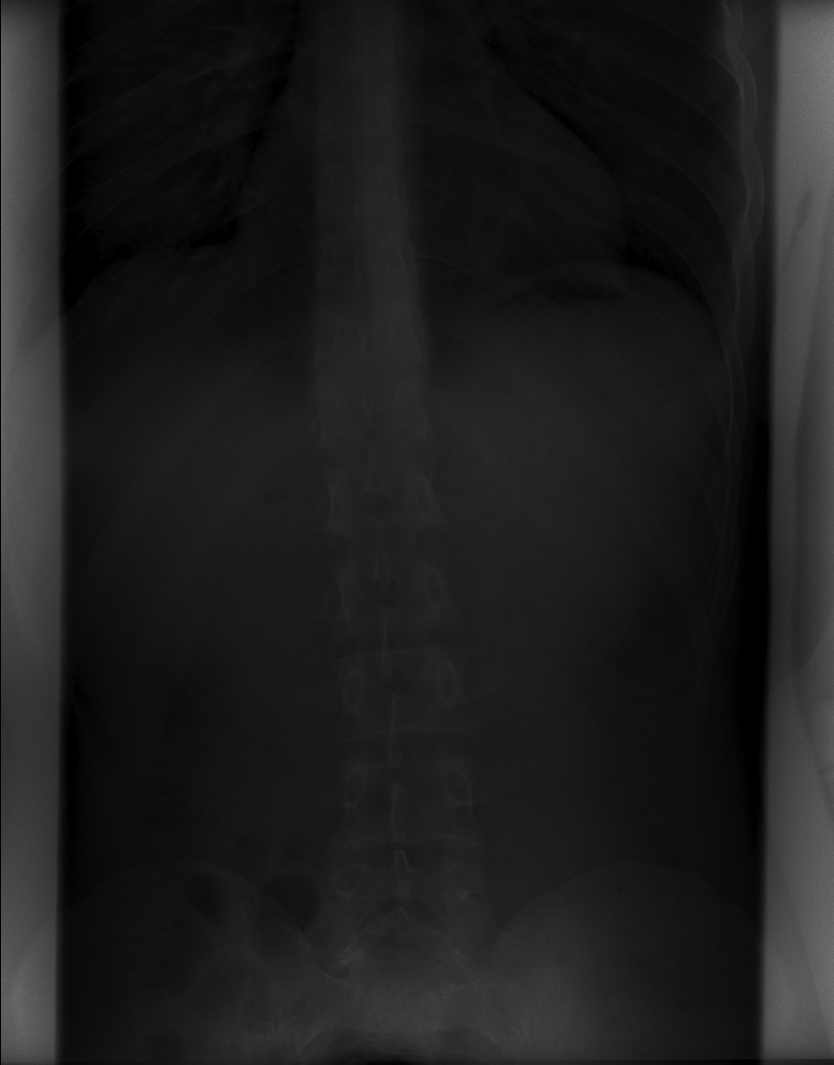
#> input picture images/lab 05.png, 834 x 1065 px
$ jupyter execute 'paim lab 05 combinacion.ipynb'
#> lines starting #> are read from the running program, lines starting #| are printed output that depends on the picture
[cell 1]
import numpy as np
import matplotlib.pyplot as plt
from PIL import Image

[cell 2]
A = Image.open('./images/lab 05.png').convert('L')
A = np.asarray(A)

[cell 3]
print(A.min())
#| 0
print(A.max())
#| 129

[cell 4]
plt.hist(A.ravel(), 50)
#> figure, not shown here; tallest bar 102521 high, from x = 12.9 to 15.48

[cell 5]
plt.hist(A.ravel())
#> figure, not shown here; tallest bar 337678 high, from x = 12.9 to 25.8

[cell 6]
plt.hist(A.ravel(), 255)
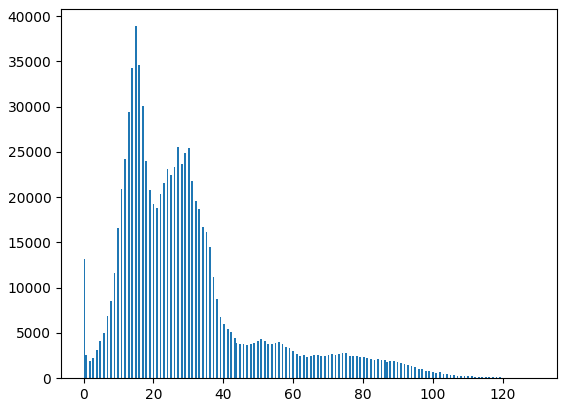
#> figure drawn by matplotlib, 1 panel; tallest bar 38897 high, from x = 14.67 to 15.18

[cell 7]
plt.hist(A.flatten(), 50)

[cell 8]
def normalize_image(g, K=255):
#> called with K = 255
    g = g.astype(np.float64)
    min_g = np.min(g)
#> min_g = 0
    g_m = g - min_g
    max_g_m = np.max(g_m)
#> max_g_m = 129
    g_s = K * g_m / max_g_m
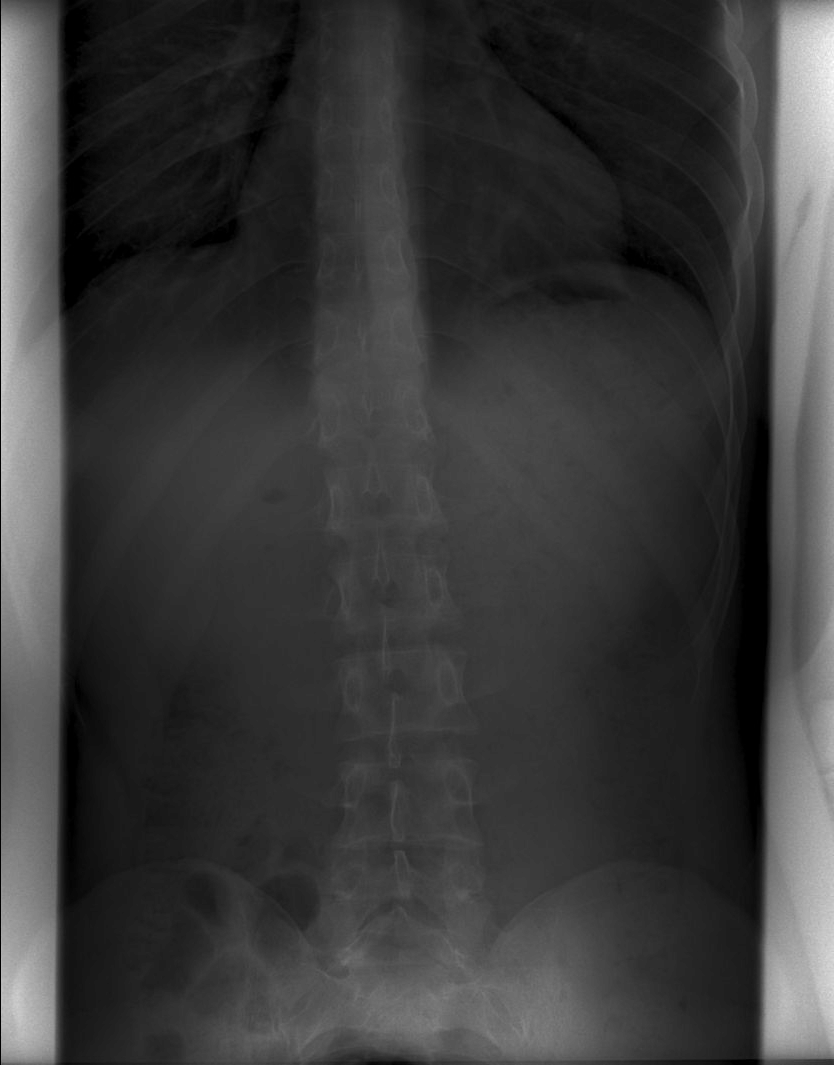
#> g_s: shape (1065, 834) float64; min 0, max 255, mean 58.6
    return g_s

[cell 9]
B = normalize_image(A)

Image.fromarray(B.astype(np.uint8)).save('lab05_B.png')

[cell 10]
plt.hist(B.flatten(), 50)
print(B.min())
#| 0.0
print(B.max())
#| 255.0
#> figure, not shown here; tallest bar 102521 high, from x = 25.5 to 30.6

[cell 11]
C = B ** 0.5
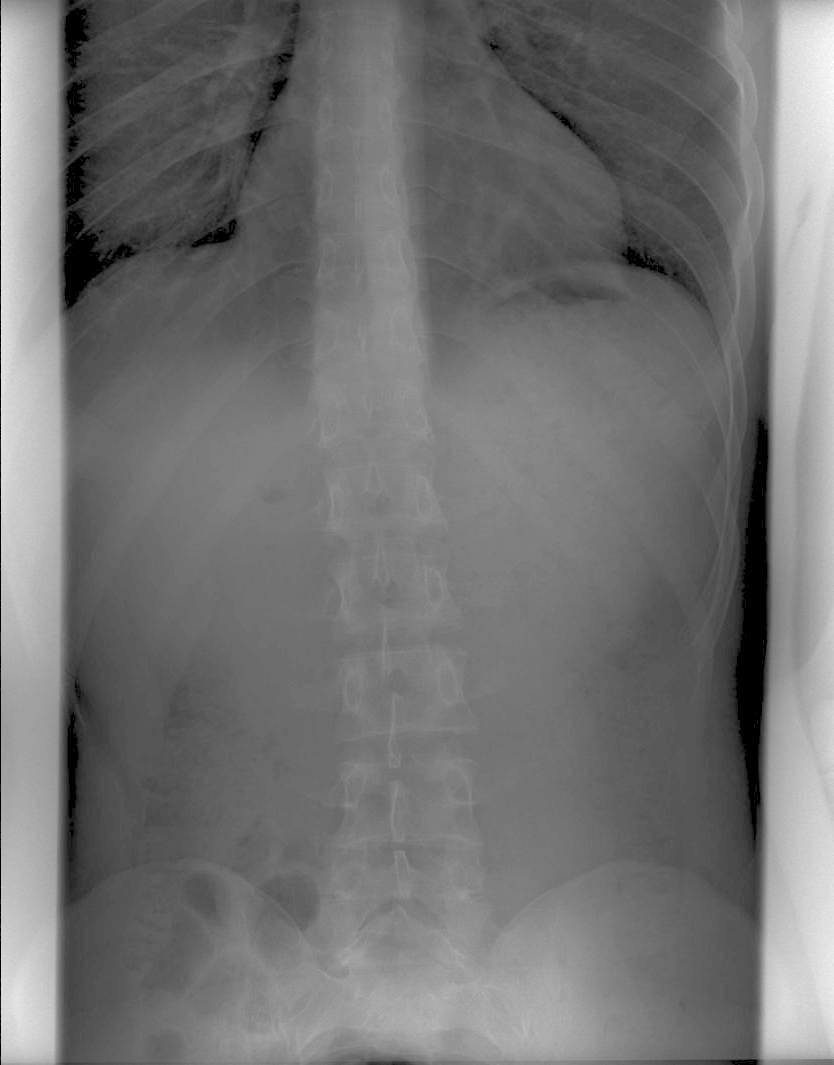
#> C: shape (1065, 834) float64; min 0, max 15.97, mean 7.23; drawn with min black and max white
C = normalize_image(C)
plt.imshow(C, cmap="gray")

Image.fromarray(C.astype(np.uint8)).save("lab05_C.png")
plt.figure()

plt.hist(C.flatten(), 50);
#> figure, not shown here; tallest bar 73508 high, from x = 86.7 to 91.8

[cell 12]
from scipy.ndimage import convolve

kernel = [
    [0, 1, 0],
    [1, -4, 1],
    [0, 1, 0]
]
conv = convolve(C, kernel)
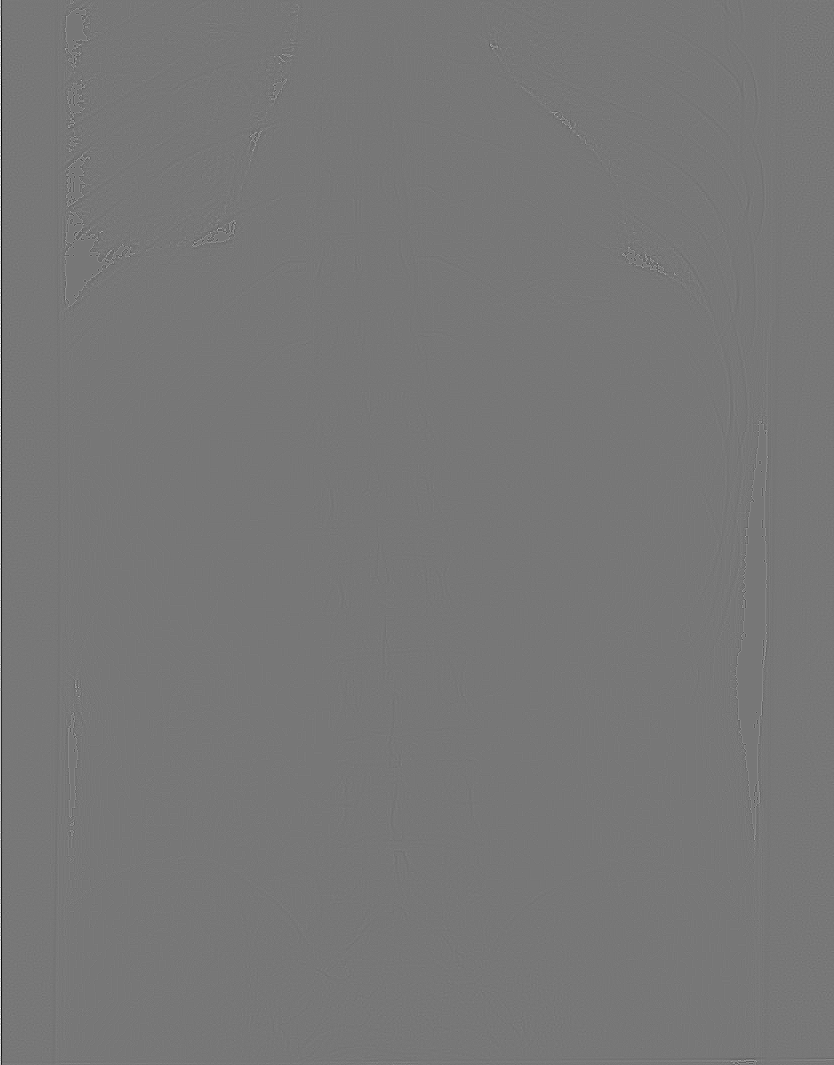
#> conv: shape (1065, 834) float64; min -237.9, max 268.3, mean 0; drawn with min black and max white

D = C - 2 * conv

plt.figure()
plt.imshow(D, cmap="gray")

plt.figure()
plt.hist(D.flatten(), 50);

D = D.clip(-20, 225)
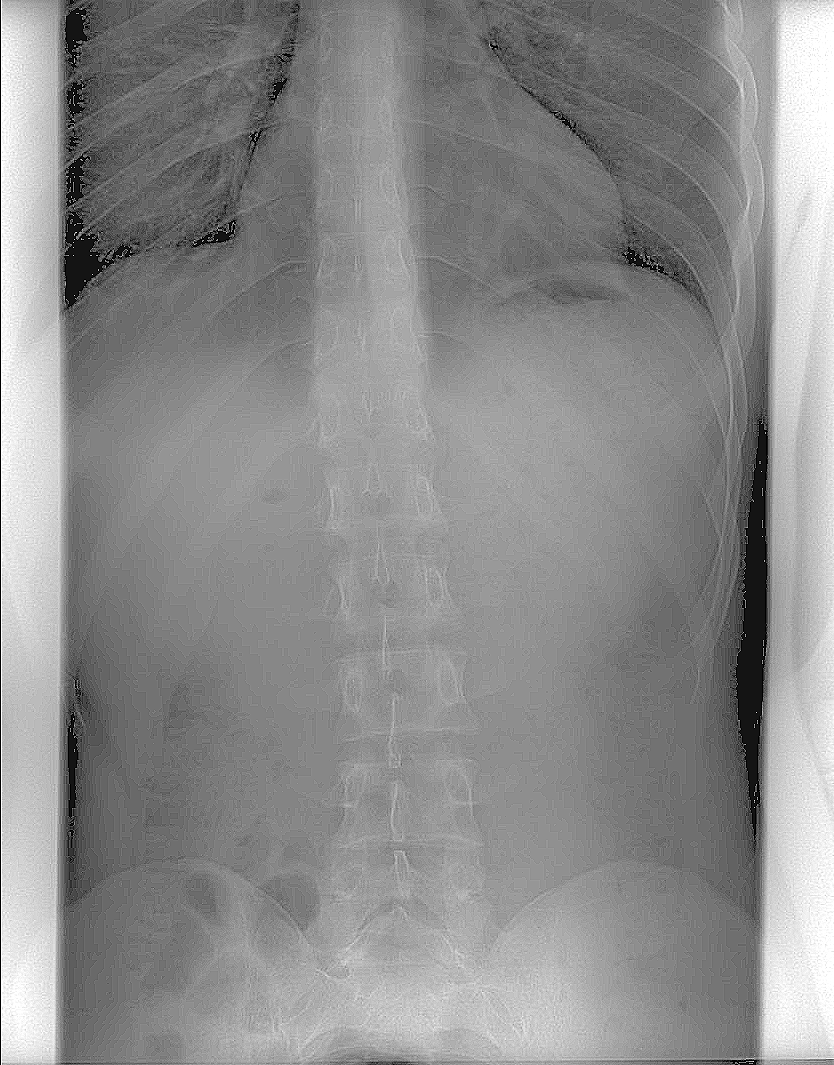
#> D: shape (1065, 834) float64; min -20, max 225, mean 115.5; drawn with min black and max white

plt.figure()
plt.imshow(D, cmap="gray")

D = normalize_image(D)

Image.fromarray(D.astype(np.uint8)).save("lab05_D.png")
plt.figure()

plt.hist(D.flatten(), 50);
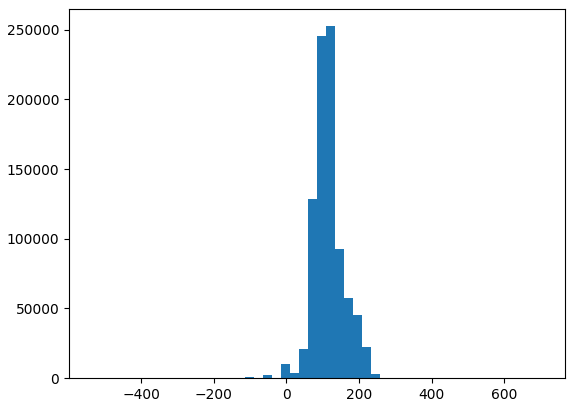
#> figure drawn by matplotlib, 1 panel; tallest bar 252425 high, from x = 108.9 to 133.7
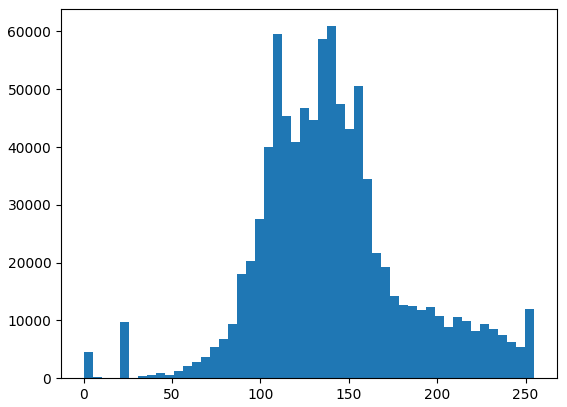
#> figure drawn by matplotlib, 1 panel; tallest bar 60901 high, from x = 137.7 to 142.8
